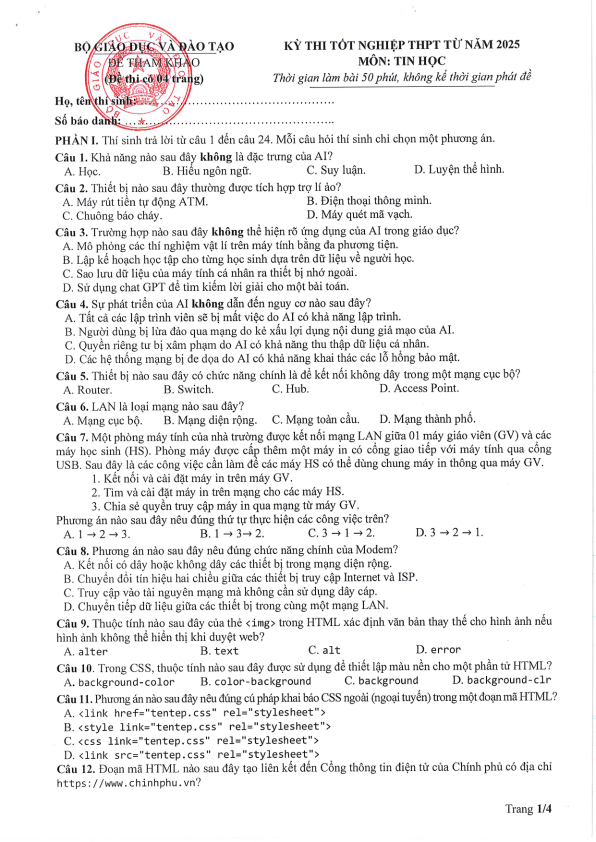
#> input picture lop12/data/tin/2025/pages/page-1.png, 1191 x 1684 px (shown at 1/2 size); its folder holds 4 pictures in this run
$ python crop_questions.py
#> lines starting #> are read from the running program, lines starting #| are printed output that depends on the picture
#!/usr/bin/env python3.11
"""Re-crop Tin học 2025 exam questions from page images."""

from pathlib import Path

from PIL import Image

BASE = Path(__file__).resolve().parent
PAGES = BASE / "pages"
OUT = BASE / "crops"

LEFT = 78
RIGHT = 1110
TOP_PAD = 6
BOTTOM_PAD = 10

# (output_id, [(page_number, y_start, y_end), ...])
REGIONS = {
  "y25i1": [(1, 305, 339)],
  "y25i2": [(1, 339, 427)],
  "y25i3": [(1, 427, 571)],
  "y25i4": [(1, 571, 731)],
  "y25i5": [(1, 731, 779)],
  "y25i6": [(1, 779, 843)],
  "y25i7": [(1, 843, 1067)],
  "y25i8": [(1, 1067, 1219)],
  "y25i9": [(1, 1219, 1299)],
  "y25i10": [(1, 1299, 1363)],
  "y25i11": [(1, 1363, 1510)],
  "y25i12": [(1, 1520, 1570), (2, 60, 186)],
  "y25i13": [(2, 187, 323)],
  "y25i14": [(2, 323, 467)],
  "y25i15": [(2, 467, 579)],
  "y25i16": [(2, 579, 699)],
  "y25i17": [(2, 699, 947)],
  "y25i18": [(2, 955, 1163)],
  "y25i19": [(2, 1163, 1307)],
  "y25i20": [(2, 1307, 1403)],
  "y25i21": [(2, 1403, 1491)],
  "y25i22": [(2, 1491, 1615)],
  "y25i23": [(3, 75, 159)],
  "y25i24": [(3, 159, 330)],
  "y25i25": [(3, 395, 707)],
  "y25i26": [(3, 707, 1205)],
  "y25i27": [(4, 675, 927)],
  "y25i28": [(4, 927, 1375)],
}


def load_page(page_num: int) -> Image.Image:
#> called with page_num = 1
  return Image.open(PAGES / f"page-{page_num}.png")
#> returned value is the input picture: PIL image 1191x1684 RGB; mean R, G, B 238.6, 237.9, 238.1


def crop_region(page: Image.Image, y0: int, y1: int) -> Image.Image:
#> called with y0 = 305, y1 = 339
  y0 = max(0, y0 - TOP_PAD)
  y1 = min(page.height, y1 + BOTTOM_PAD)
#> y1 = 349
  return page.crop((LEFT, y0, RIGHT, y1))
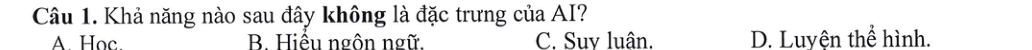
#> returned value: PIL image 1032x50 RGB; mean R, G, B 234, 234, 234.2


def stitch(parts: list[Image.Image]) -> Image.Image:
  width = max(part.width for part in parts)
  height = sum(part.height for part in parts)
  canvas = Image.new("RGB", (width, height), "white")
  y = 0
  for part in parts:
    canvas.paste(part, (0, y))
    y += part.height
  return canvas


def main() -> None:
  OUT.mkdir(parents=True, exist_ok=True)
  page_cache: dict[int, Image.Image] = {}

  for name, regions in REGIONS.items():
    parts = []
    for page_num, y0, y1 in regions:
      if page_num not in page_cache:
        page_cache[page_num] = load_page(page_num)
      parts.append(crop_region(page_cache[page_num], y0, y1))

    image = parts[0] if len(parts) == 1 else stitch(parts)
    out_path = OUT / f"{name}.png"
    image.save(out_path)
    print(f"{name}: {image.size[0]}x{image.size[1]}")
#| y25i1: 1032x50


if __name__ == "__main__":
  main()
